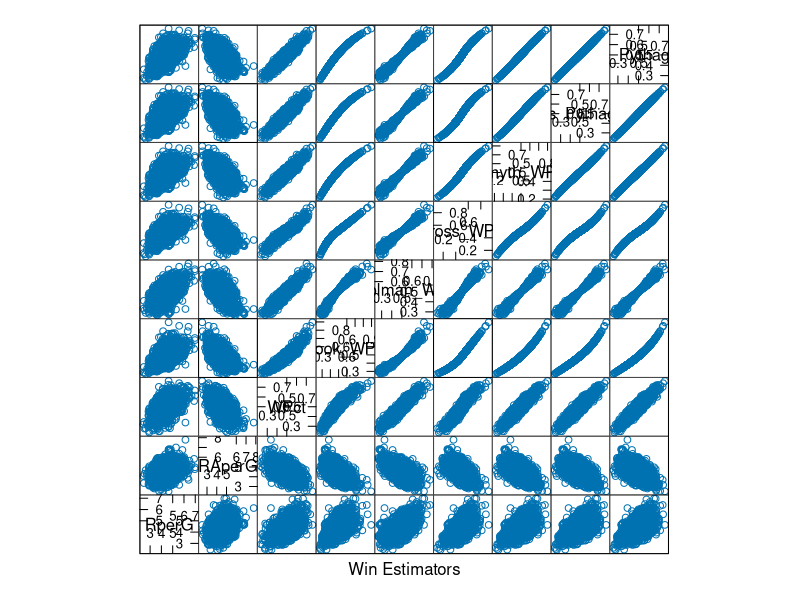
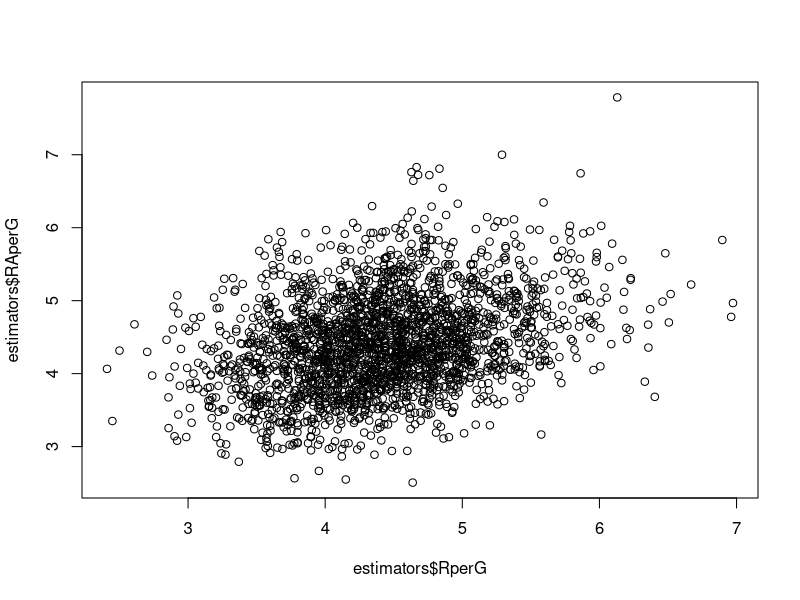
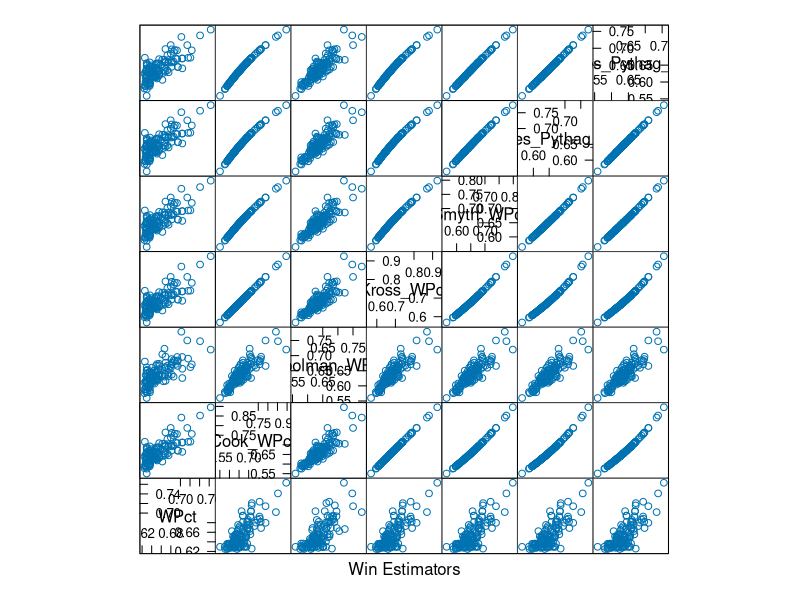
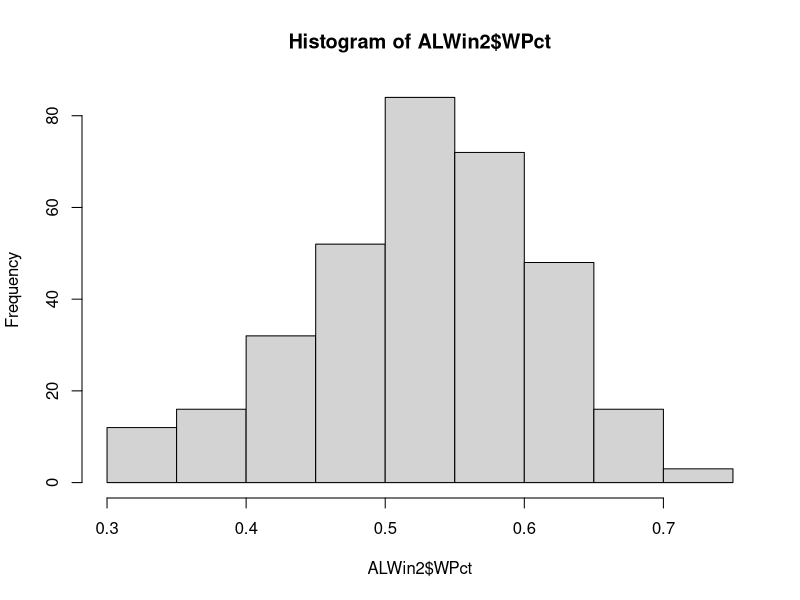

Generate these figures, in order, with R:
setwd("C:/Users/Popsu/Videos/opiskelu/videot/SABR101x_Sabermetrics_edX/Module4")
win_estimators <- read.csv("win_estimators.csv")
summary(win_estimators)
mean(win_estimators$WPct)
sd(win_estimators$WPct)

which.max(sapply(win_estimators[,10:15], median))
mean(win_estimators$WPct)
sd(win_estimators$WPct)

mean(win_estimators$R)
1/162

#x= avgRuns - squareroot(avgRuns2/(1/(.500 - 1/162) - 1))

avgRuns <- mean(win_estimators$R)

x <- avgRuns - sqrt(avgRuns^2/(1/(.500 - 1/162)-1))

# (avgRuns - x)2/((avgRuns - x)2+avgRuns2)=.500 - 1/162

(avgRuns - x)^2 / (( avgRuns - x)^2 + avgRuns^2)
.500 - 1/162

########

estimators <- win_estimators[c('RperG', 'RAperG', 'WPct','Cook_WPct',  'Soolman_WPct',  'Kross_WPct', 'Smyth_WPct', 'BJames_Pythag_WPct', 'BJames_Pythag_WPctII')]
require(lattice)
splom(estimators, xlab = "Win Estimators")

plot(estimators$RperG, estimators$RAperG)

fit <- lm(estimators$RperG ~ estimators$RAperG)

#####

wpct_95th_pct = quantile(win_estimators$WPct, .95)
top_winners = win_estimators[win_estimators$WPct >= wpct_95th_pct, ]

summary(top_winners)
mean(top_winners$WPct)
which.max(sapply(top_winners[,10:15], median))

cor(top_winners$WPct, top_winners$BJames_Pythag_WPct)
cor(estimators$WPct, estimators$BJames_Pythag_WPct)
splom(top_winners[,9:15], xlab = "Win Estimators")

#####

#AL East (Baltimore Orioles, Boston Red Sox, New York Yankees, Tampa Bay Rays, Toronto Blue Jays). Call this new data frame AL_East_estimator
#NL_West_estimator, including only teams from the NL West (Arizona Diamondbacks, Colorado Rockies, Los Angeles Dodgers, San Diego Padres, and San Francisco Giants).

AL_East <- c("BAL", "BOS", "NYA", "TBA", "TOR")
NL_West <- c("ARI", "COL", "LAN", "SDN", "SFN")

ALWin <- win_estimators[win_estimators$teamID %in% AL_East,]
NLWest <- win_estimators[win_estimators$teamID %in% NL_West,]

ALWin2 <- ALWin[ALWin$WPct <= 0.75 & ALWin$WPct >= 0.3,]
hist(ALWin2$WPct, breaks = seq(0.3, 0.75, by = 0.05), right = FALSE)
#sd(ALWin$WPct)
#sd(ALWin$Kross_WPct)
#sd(ALWin$Soolman_WPct)

sapply(ALWin[,c("WPct", "Kross_WPct", "Soolman_WPct")], sd)
sapply(NLWest[,c("WPct", "Kross_WPct", "Soolman_WPct")], sd)

# We have to replace avgRuns with avgRuns for these leagues, and inside the sqrt with avgRunsAgainst
#x <- avgRuns - sqrt(avgRuns^2/(1/(.500 - 1/162)-1))
# thus: x <- avgRuns - sqrt(avgRunsAgainst^2/(1/(.500 - 1/162)-1))

avgWPctAL <- mean(ALWin$WPct) # Warning, we are averaging averages so might be wrong
avgRunsAL <- mean(ALWin$R)
avgRunsAgainstAL <- mean(ALWin$RA)

avgWPctNL <- mean(NLWest$WPct) # Warning, we are averaging averages so might be wrong
avgRunsNL <- mean(NLWest$R)
avgRunsAgainstNL <- mean(NLWest$RA)

xAL <- avgRunsAL - sqrt(avgRunsAgainstAL^2/(1/(avgWPctAL - 1/162)-1))
xNL <- avgRunsNL - sqrt(avgRunsAgainstNL^2/(1/(avgWPctNL - 1/162)-1))

